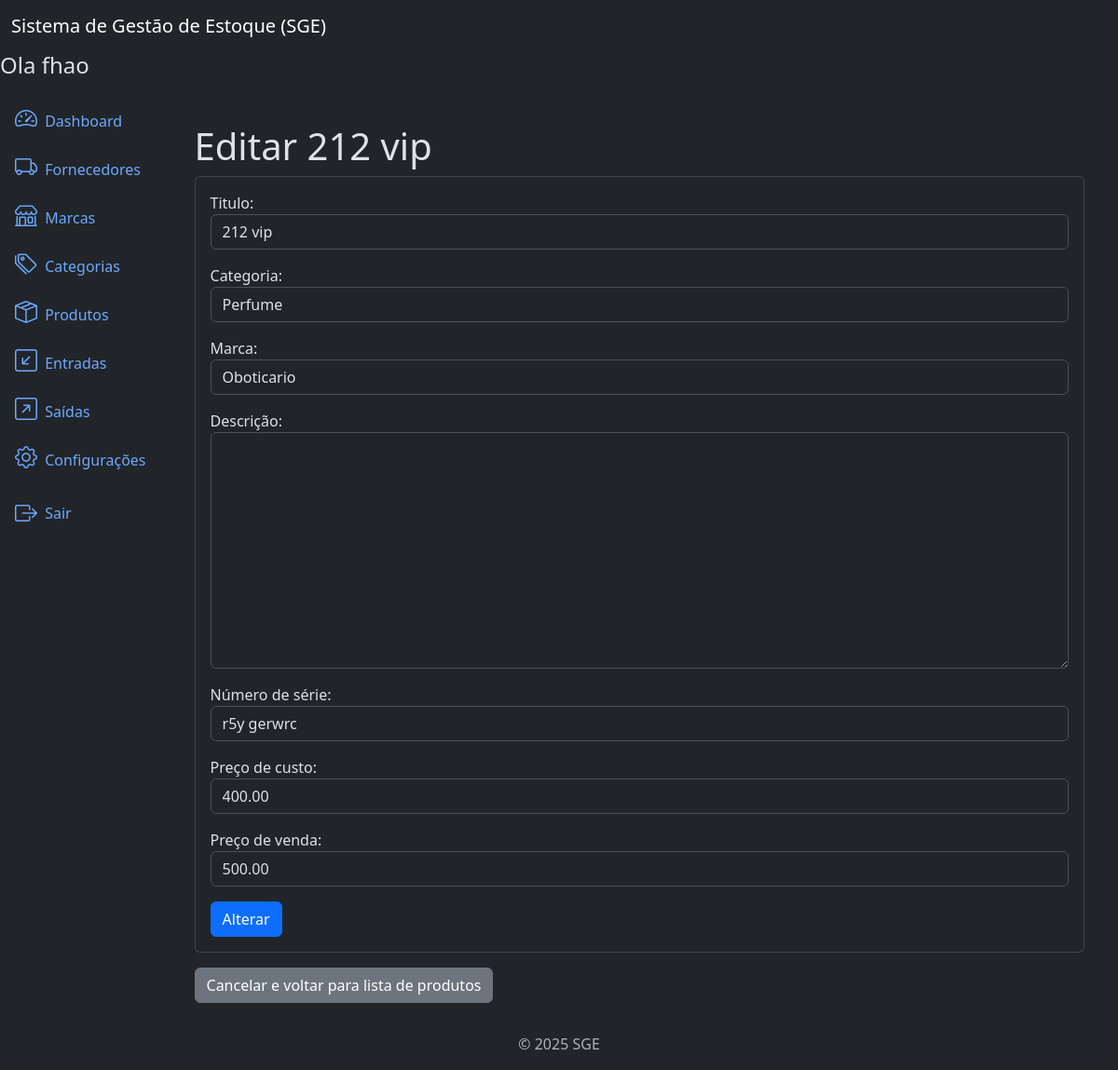
The app's page /products/2/update/ (signed in) with its own data.
### products/models.py (models this page shows, shortened)
class Product(models.Model):
    title = models.CharField(
        max_length=500
    )
    brand = models.ForeignKey(
        Brand,
        on_delete=models.PROTECT,
        related_name='products'
    )
    category = models.ForeignKey(
        Category,
        on_delete=models.PROTECT,
        related_name='products'
    )
    description = models.TextField(
        blank=True,
        null=True,
    )
    serie_number = models.CharField(
        max_length=200,
        blank=True,
        null=True,
    )
    cost_price = models.DecimalField(
        max_digits=20,
        decimal_places=2,
    )  # preço de custo
    selling_price = models.DecimalField(
        max_digits=20,
        decimal_places=2,
    )  # preço vendido
    quantity = models.IntegerField(
        default=0,
    )
    created_at = models.DateTimeField(
        auto_now_add=True,
    )
    updated_at = models.DateTimeField(
        auto_now=True
    )
    class Meta:
        ordering = ['title']

### products/views.py (the view)
# urls.py: path('products/<int:pk>/update/', views.ProductUpdateView.as_view(), name='product_update'),
class ProductUpdateView(LoginRequiredMixin, PermissionRequiredMixin, UpdateView):
    model = models.Product
    form_class = forms.ProductForm
    template_name = 'product_update.html'
    success_url = reverse_lazy('product_list')
    permission_required = 'products.change_product'

### products/forms.py
class ProductForm(forms.ModelForm):
    class Meta:
        model = Product
        fields = 'title category brand description serie_number cost_price selling_price'.split(' ')
        widgets = {
            'title': forms.TextInput(attrs={'class': 'form-control'}),
            'category': forms.Select(attrs={'class': 'form-control'}),
            'brand': forms.Select(attrs={'class': 'form-control'}),
            'description': forms.Textarea(attrs={'class': 'form-control', 'rows ': 3}),
            'serie_number': forms.TextInput(attrs={'class': 'form-control'}),
            'cost_price': forms.NumberInput(attrs={'class': 'form-control'}),
            'selling_price': forms.NumberInput(attrs={'class': 'form-control'}),
        }
        labels = {
            'title': 'Titulo',
            'category': 'Categoria',
            'brand': 'Marca',
            'description': 'Descrição',
            'serie_number': 'Número de série',
            'cost_price': 'Preço de custo',
            'selling_price': 'Preço de venda',
        }

### brands/models.py (called while the page is built)
    def __str__(self):
        return self.name

### categories/models.py (called while the page is built)
    def __str__(self):
        return self.name

### products/templates/product_update.html (shortened to what this page needs)
{% extends 'base.html' %}
{% block content %}
<div class="container mt-4">
   <h3 class="display-6"> Editar {{ object.title }}</h3>
   <div class="card">
      <div class="card-body">
         <form method="post" class="form">
            {{ form.as_p }}
            <button type="submit" class="btn btn-primary">Alterar</button>
         </form>
      </div>
   </div>
   <a href="{% url 'product_list' %}" class="btn btn-secondary mt-3">Cancelar e voltar para lista de produtos</a>
</div>
{% endblock %}

### app/templates/components/_header.html
<nav class="navbar navbar-expand-lg navbar-light bg-dark">
  <div class="container-fluid">
    <a class="navbar-brand text-white" href="#">Sistema de Gestão de Estoque (SGE)</a>
  </div>
</nav>
<h4>Ola {{ user.username }}</h4>

### records on screen
Product: title "212 vip", category "Perfume", brand "Oboticario", serie_number "r5y gerwrc", cost_price "400.00", selling_price "500.00"

### other values on screen
{{ user.username }} "fhao"
